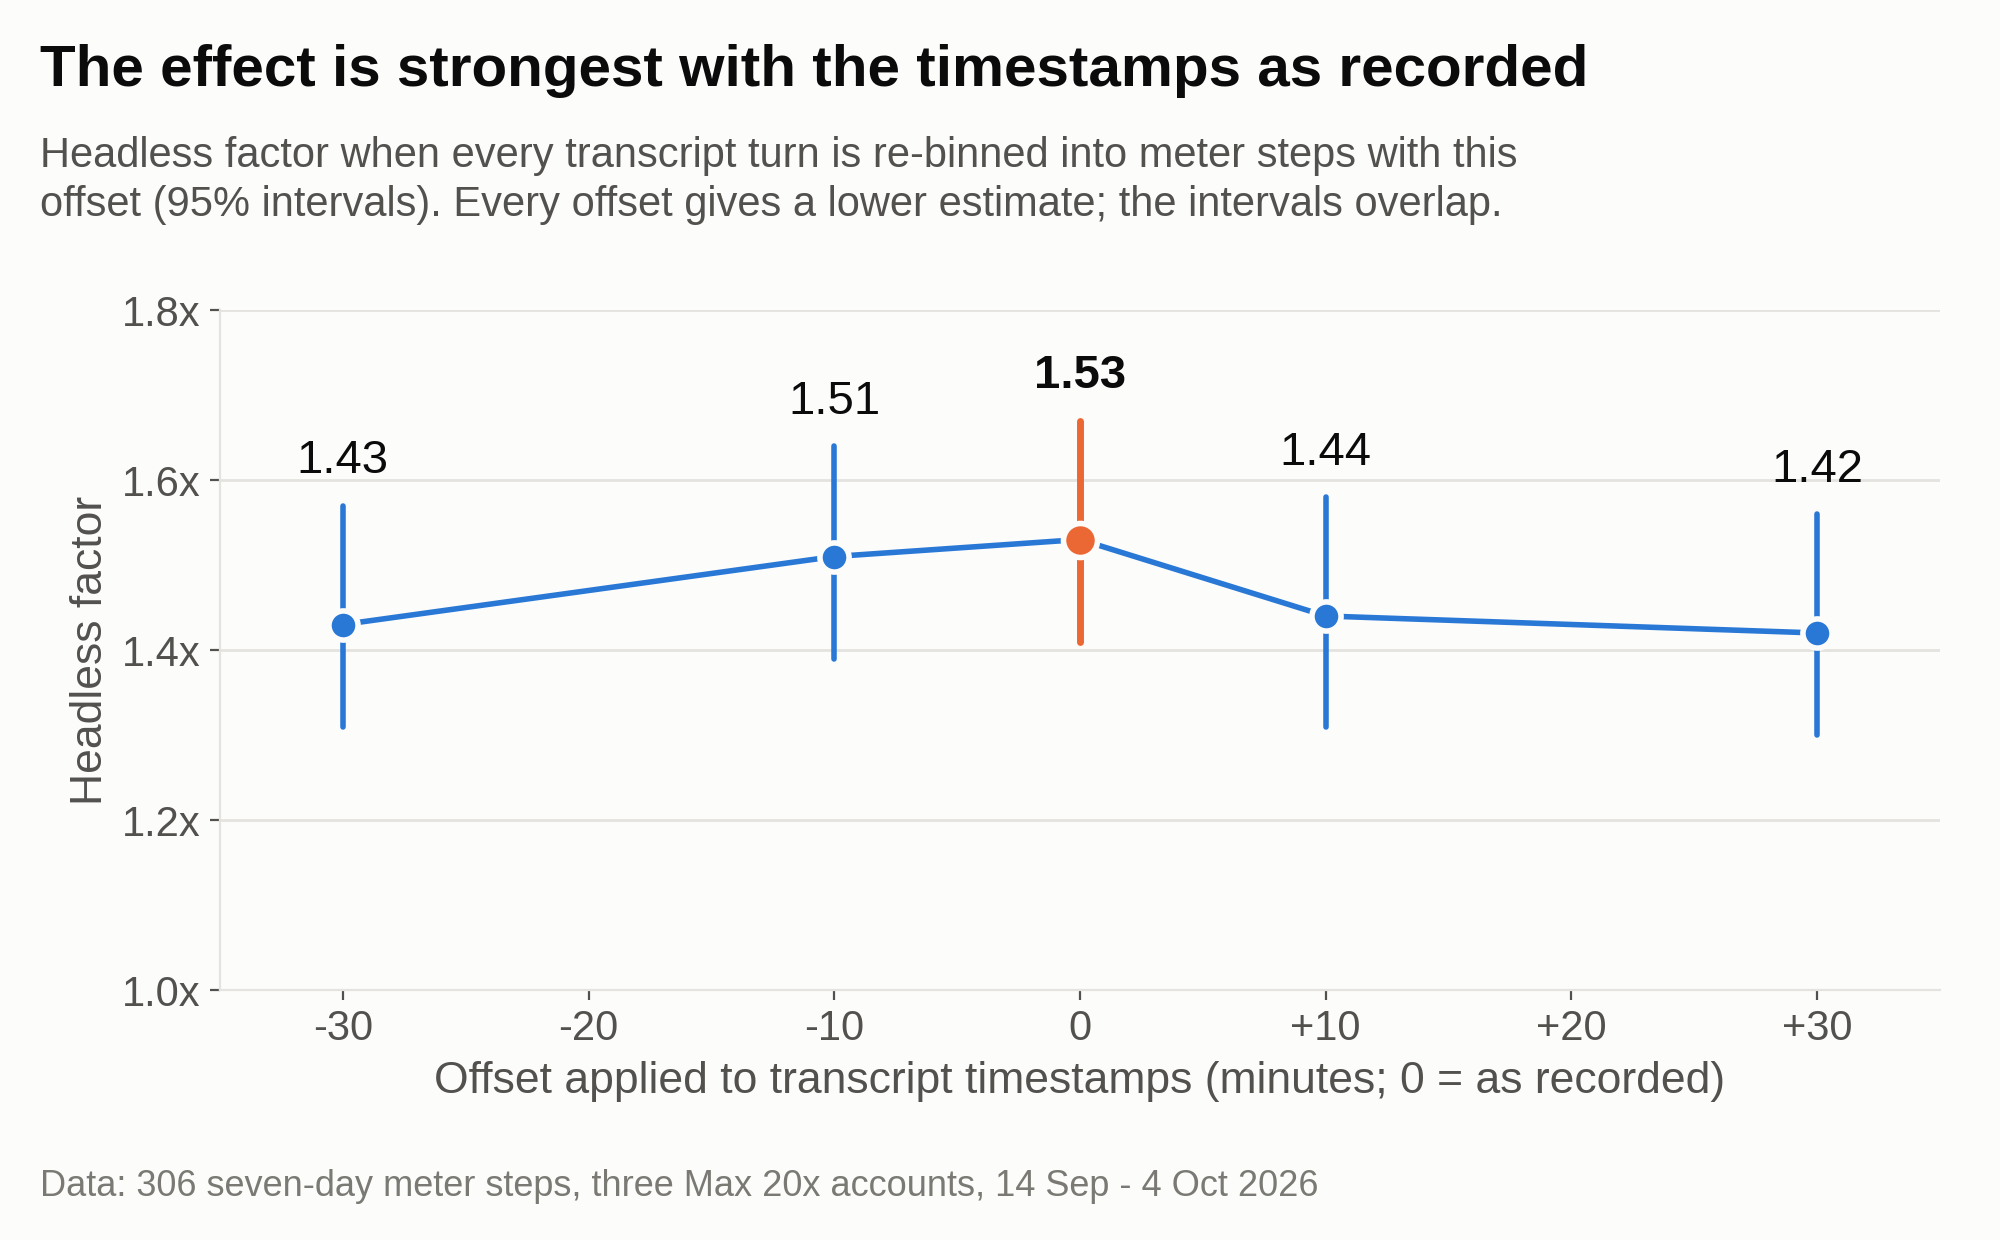

The Python source for this figure:
"""Figure 4: timing-shift check. Each step's transcript turns are re-binned into meter steps
with an offset; the factor is highest with no offset. Numbers read from recorded/tables.json
(tools/headless_hypotheses.py at da63a25, 306 steps)."""
import os

import style
from style import plt

t = style.load(os.path.join(style.RECORDED, "tables.json"))["original_window"]["timing_shift"]
xs = {"-30 min": -30, "-10 min": -10, "0": 0, "+10 min": 10, "+30 min": 30}
pts = [(xs[r["shift"]], r["factor"], r["ci95"][0], r["ci95"][1]) for r in t]
for p in pts:
    print(p)

fig, ax = plt.subplots(figsize=(10, 6.2))
style.frame(fig, "The effect is strongest with the timestamps as recorded",
            "Headless factor when every transcript turn is re-binned into meter steps with this\noffset (95% intervals). Every offset gives a lower estimate; the intervals overlap.",
            style.SOURCE_306, top_in=1.55, bottom_in=1.25, left=0.11)
ax.plot([p[0] for p in pts], [p[1] for p in pts], color=style.BLUE, lw=2, zorder=3)
for x, v, lo, hi in pts:
    col = style.ORANGE if x == 0 else style.BLUE
    ax.plot([x, x], [lo, hi], color=col, lw=2.5 if x == 0 else 2, zorder=3)
    ax.scatter([x], [v], s=150 if x == 0 else 110, color=col, edgecolors=style.SURFACE, linewidths=2, zorder=4)
    ax.annotate("%.2f" % v, (x, hi), xytext=(0, 8), textcoords="offset points", ha="center", va="bottom",
                fontsize=17, color=style.INK, fontweight="bold" if x == 0 else "normal")
ax.set_xticks([-30, -20, -10, 0, 10, 20, 30])
ax.set_xticklabels(["-30", "-20", "-10", "0", "+10", "+20", "+30"])
ax.set_xlim(-35, 35)
ax.set_ylim(1.0, 1.8)
ax.set_yticks([1.0, 1.2, 1.4, 1.6, 1.8])
ax.set_yticklabels(["1.0x", "1.2x", "1.4x", "1.6x", "1.8x"])
ax.set_xlabel("Offset applied to transcript timestamps (minutes; 0 = as recorded)")
ax.set_ylabel("Headless factor")
ax.grid(axis="x", visible=False)
style.save(fig, "fig4_timing.png")
